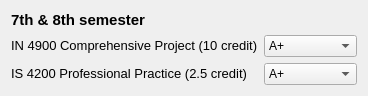
  <widget class="QWidget" name="layoutWidget">
   <property name="geometry">
    <rect>
     <x>10</x>
     <y>40</y>
     <width>340</width>
     <height>76</height>
    </rect>
   </property>
   <layout class="QVBoxLayout" name="verticalLayout_9">
    <item>
     <widget class="QLabel" name="label_2">
      <property name="text">
       <string>&lt;!DOCTYPE HTML PUBLIC &quot;-//W3C//DTD HTML 4.0//EN&quot; &quot;http://www.w3.org/TR/REC-html40/strict.dtd&quot;&gt;
&lt;html&gt;&lt;head&gt;&lt;meta name=&quot;qrichtext&quot; content=&quot;1&quot; /&gt;&lt;style type=&quot;text/css&quot;&gt;
p, li { white-space: pre-wrap; }
&lt;/style&gt;&lt;/head&gt;&lt;body style=&quot; font-family:'MS Shell Dlg 2'; font-size:8.25pt; font-weight:400; font-style:normal;&quot;&gt;
&lt;p style=&quot; margin-top:0px; margin-bottom:0px; margin-left:0px; margin-right:0px; -qt-block-indent:0; text-indent:0px;&quot;&gt;&lt;span style=&quot; font-size:11pt; font-weight:600;&quot;&gt;7th &amp;amp; 8th semester&lt;/span&gt;&lt;/p&gt;&lt;/body&gt;&lt;/html&gt;</string>
      </property>
     </widget>
    </item>
    <item>
     <layout class="QHBoxLayout" name="horizontalLayout">
      <item>
       <layout class="QVBoxLayout" name="verticalLayout">
        <item>
         <widget class="QLabel" name="label_35">
          <property name="text">
           <string>&lt;!DOCTYPE HTML PUBLIC &quot;-//W3C//DTD HTML 4.0//EN&quot; &quot;http://www.w3.org/TR/REC-html40/strict.dtd&quot;&gt;
&lt;html&gt;&lt;head&gt;&lt;meta name=&quot;qrichtext&quot; content=&quot;1&quot; /&gt;&lt;style type=&quot;text/css&quot;&gt;
p, li { white-space: pre-wrap; }
&lt;/style&gt;&lt;/head&gt;&lt;body style=&quot; font-family:'MS Shell Dlg 2'; font-size:8.25pt; font-weight:400; font-style:normal;&quot;&gt;
&lt;p style=&quot; margin-top:0px; margin-bottom:0px; margin-left:0px; margin-right:0px; -qt-block-indent:0; text-indent:0px;&quot;&gt;&lt;span style=&quot; font-size:10pt;&quot;&gt;IN 4900 Comprehensive Project (10 credit)&lt;/span&gt;&lt;/p&gt;&lt;/body&gt;&lt;/html&gt;</string>
          </property>
         </widget>
        </item>
        <item>
         <widget class="QLabel" name="label_36">
          <property name="text">
           <string>&lt;!DOCTYPE HTML PUBLIC &quot;-//W3C//DTD HTML 4.0//EN&quot; &quot;http://www.w3.org/TR/REC-html40/strict.dtd&quot;&gt;
&lt;html&gt;&lt;head&gt;&lt;meta name=&quot;qrichtext&quot; content=&quot;1&quot; /&gt;&lt;style type=&quot;text/css&quot;&gt;
p, li { white-space: pre-wrap; }
&lt;/style&gt;&lt;/head&gt;&lt;body style=&quot; font-family:'MS Shell Dlg 2'; font-size:8.25pt; font-weight:400; font-style:normal;&quot;&gt;
&lt;p style=&quot; margin-top:0px; margin-bottom:0px; margin-left:0px; margin-right:0px; -qt-block-indent:0; text-indent:0px;&quot;&gt;&lt;span style=&quot; font-size:10pt;&quot;&gt;IS 4200 Professional Practice (2.5 credit)&lt;/span&gt;&lt;/p&gt;&lt;/body&gt;&lt;/html&gt;</string>
          </property>
         </widget>
        </item>
       </layout>
      </item>
      <item>
       <layout class="QVBoxLayout" name="verticalLayout_2">
        <item>
         <widget class="QComboBox" name="comboBox_31">
          <item>
           <property name="text">
            <string>A+</string>
           </property>
          </item>
          <item>
           <property name="text">
            <string>A</string>
           </property>
          </item>
          <item>
           <property name="text">
            <string>A-</string>
           </property>
          </item>
          <item>
           <property name="text">
            <string>B+</string>
           </property>
          </item>
          <item>
           <property name="text">
            <string>B</string>
           </property>
          </item>
          <item>
           <property name="text">
            <string>B-</string>
           </property>
          </item>
          <item>
           <property name="text">
            <string>C+</string>
           </property>
          </item>
          <item>
           <property name="text">
            <string>C</string>
           </property>
          </item>
          <item>
           <property name="text">
            <string>C-</string>
           </property>
          </item>
          <item>
           <property name="text">
            <string>D</string>
           </property>
          </item>
          <item>
           <property name="text">
            <string>I</string>
           </property>
          </item>
          <item>
           <property name="text">
            <string>F</string>
           </property>
          </item>
          <item>
           <property name="text">
            <string>Not release</string>
           </property>
          </item>
         </widget>
        </item>
        <item>
         <widget class="QComboBox" name="comboBox_32">
          <item>
           <property name="text">
            <string>A+</string>
           </property>
          </item>
          <item>
           <property name="text">
            <string>A</string>
           </property>
          </item>
          <item>
           <property name="text">
            <string>A-</string>
           </property>
          </item>
          <item>
           <property name="text">
            <string>B+</string>
           </property>
          </item>
          <item>
           <property name="text">
            <string>B</string>
           </property>
          </item>
          <item>
           <property name="text">
            <string>B-</string>
           </property>
          </item>
          <item>
           <property name="text">
            <string>C+</string>
           </property>
          </item>
          <item>
           <property name="text">
            <string>C</string>
           </property>
          </item>
          <item>
           <property name="text">
            <string>C-</string>
           </property>
          </item>
          <item>
           <property name="text">
            <string>D</string>
           </property>
          </item>
          <item>
           <property name="text">
            <string>I</string>
           </property>
          </item>
          <item>
           <property name="text">
            <string>F</string>
           </property>
          </item>
          <item>
           <property name="text">
            <string>Not release</string>
           </property>
          </item>
         </widget>
        </item>
       </layout>
      </item>
     </layout>
    </item>
   </layout>
  </widget>
